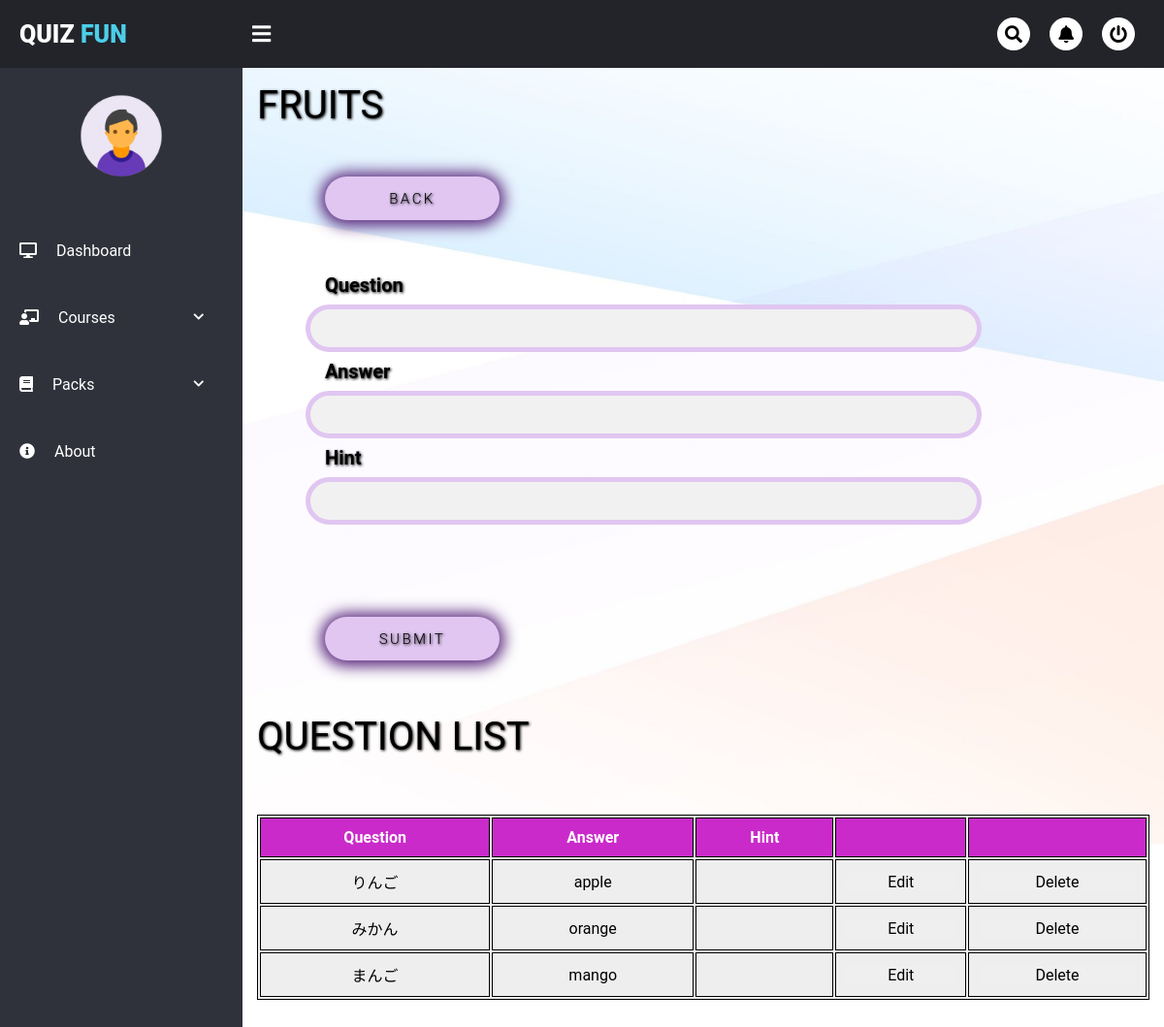
The app's page /learn/pack/question/add/1 with its own data.
### quiz/models.py (models this page shows, shortened)
class QuizPack(models.Model):
    name = models.CharField(max_length = 50, null = False)
    description = models.TextField(null = True)
    category = models.CharField(max_length = 20, null = False)
    registered_user = models.ManyToManyField(User)
    created_date = models.DateTimeField(auto_now=True)

class Question(models.Model):
    pack = models.ForeignKey(QuizPack, null = False, on_delete = models.CASCADE)
    question = models.TextField(null = False)
    hint = models.TextField(null = True)
    answer = models.TextField(null = False)

### quiz/views.py (the view, shortened to what this page needs)
# urls.py: path('pack/question/add/<int:id>', views.add_question, name = 'add_question'),
def add_question(request, id):
    pack = get_object_or_404(QuizPack, id = id)
    existing_question_list = Question.objects.filter(pack = pack)
    return render(request, 'user_pages/teacher_addQuestion.html', {'packid' : id, 'existing_question_list': existing_question_list, 'pack': pack    })

### user/templates/user_pages/teacher_addQuestion.html (shortened to what this page needs)
{% extends "user_pages/teacher_base.html" %}
{% block mainContainer %}
    {% include "quiz_pages/add_question.html"%}
{% endblock %}

### quiz/templates/quiz_pages/add_question.html (shortened to what this page needs)
<head>
</head>
<p id="packName">{{pack.name}}</p>
<a href="{% url 'teacher_dashboard' %}" style="margin-left: 50px;"><button id="subBtn">Back</button></a>
<form action="{% url 'add_question' packid%}" method="POST">
    <label for="question">Question</label>
    <input type="text" name="question" id="question" required>
    <label for="answer">Answer</label>
    <input type="text" name="answer" id="answer" required>
    <label for="hint">Hint</label>
    <input type="text" name="hint" id="hint">
    <br><br><br><br><br><br><br><br>
    <br><br><br><br><br><br><br><br>
    <button type="submit" id="subBtn">Submit</button>
</form>
<h1>Question List</h1>
<table>
    <tr id="rowOne">
        <th>Question</th>
        <th>Answer</th>
        <th>Hint</th>
        <th> </th>
        <th> </th>
      </tr>
    {% for question in existing_question_list.all %}
    <tr>
      <td>{{question.question}}</td>
      <td>{{question.answer}}</td>
      <td>{{question.hint}}</td>
      <td class="btnSet"><a href="{% url 'edit_question' question.id%}" ><button class="clickV">Edit</button></a></td>
      <td class="btnSet"><a href="{% url 'delete_question' question.id%}"><button class="clickV">Delete</button></a></td>
    </tr>
    <br>
    {% empty %}
    <p>No questions</p>
    {% endfor %}
</table>
<br><br><br><br><br><br><br><br>

### user/static/css/user_base.css (style rules this page uses)
* { margin: 0px; padding: 0px; list-style: none; text-decoration: none; box-sizing: border-box; font-family: "Roboto", sans-serif; }
body { background: #fff; }

### quiz/templates/quiz_pages/add_question.html (style rules this page uses)
form { margin: 50px; }
label { margin-left: 20px; float: left; clear: left; color: black; font-size: 20px; font-weight: 600; text-shadow: 1px 1px 3px black; }
input { background-color: #f1f1f1; width: calc(100% - 15%); padding: 12px 20px; margin: 8px 0; box-sizing: border-box; border-radius: 50px; border: 5px solid #e0c6f1; -webkit-transition: 0.5s; transition: 0.5s; outline: none; float: left; clear: left; }
#backDash, #subBtn { margin: 50px auto; margin-bottom: 5px; margin-left: 20px; text-shadow: 1px 1px 3px black; width: 180px; height: 45px; font-family: 'Roboto', sans-serif; font-size: 15px; text-transform: uppercase; letter-spacing: 2.5px; font-weight: 300; color: #000; background-color: #e0c6f1; border: none; border-radius: 30px; box-shadow: 0px 1px 15px 5px #58257b; transition: all 0.3s ease 0s; cursor: pointer; outline: none; }
#packName { text-transform: uppercase; color: black; font-size: 40px; font-weight: 400; text-shadow: 1px 1px 3px black; }
table { border: 1px solid black; width: 100%; background-color: #eee; }
th, td { border: 1px solid black; padding: 10px; text-align: center; }
#rowOne { background-color: rgb(202, 42, 202); color: #fff; }
h1 { margin-top: 30px; text-transform: uppercase; color: black; font-size: 40px; font-weight: 400; text-shadow: 1px 1px 3px black; }
.clickV { width: 100%; height: 100%; color: black; font-size: 16px; border:0; }

### records on screen
QuizPack: name "FRUITS"
Question: question "りんご", answer "apple"
Question: question "みかん", answer "orange"
Question: question "まんご", answer "mango"
